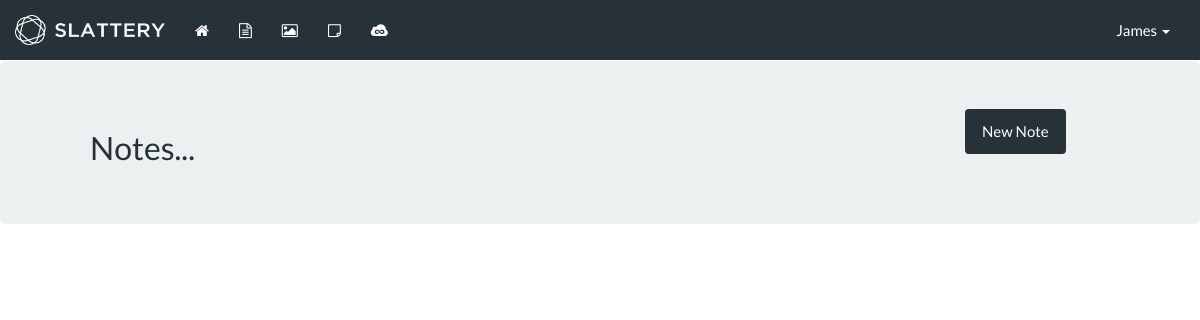
The app's page /notes/ (signed in), older data.
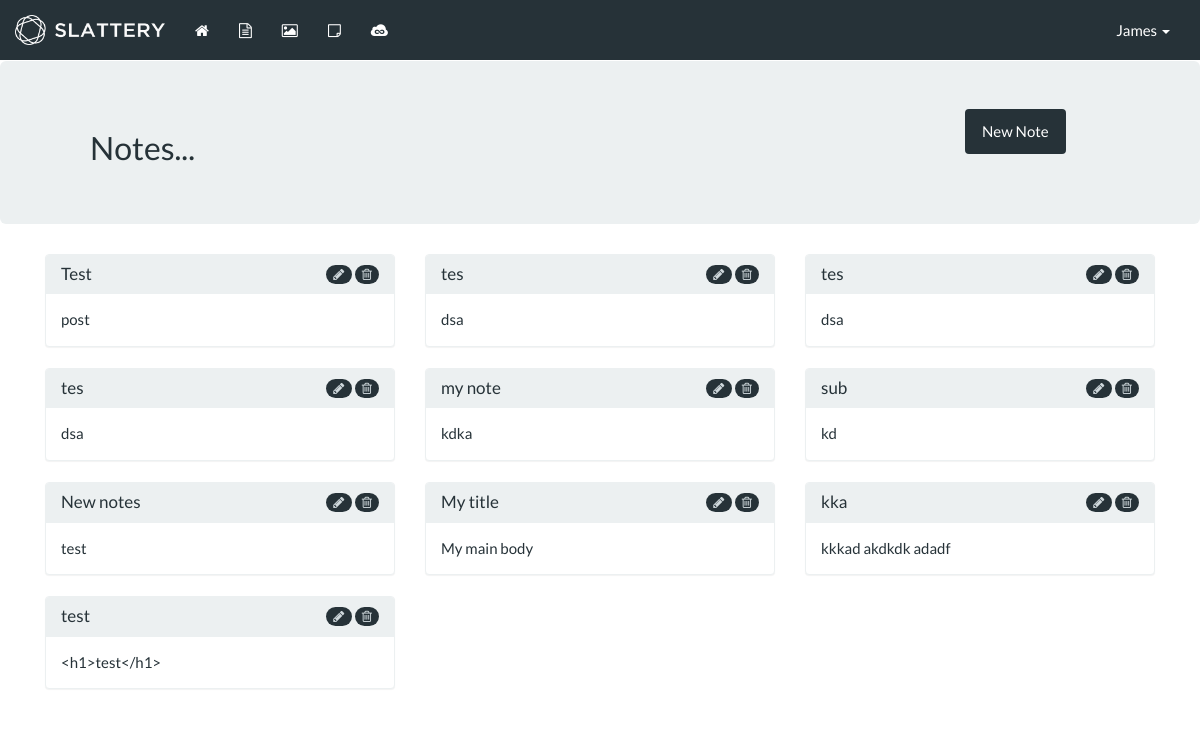
The same page, newer data.
### slatteryHub/models.py (models this page shows)
class note(models.Model):
    owner = models.CharField(max_length=100)
    title = models.CharField(max_length=100)
    postDate = models.DateField(default=date.today)
    content = models.TextField(max_length=1000)
    pinned = models.BooleanField(default=False)

### slatteryHub/views.py (the view, shortened to what this page needs)
# urls.py: url(r'^notes/$', views.notes, name='notes'),
def notes(request):
    from .models import note
    template = loader.get_template('note.html')
    me = request.user
    my_notes = note.objects.filter(owner=me)
    form = newNote(request.POST)
    context = {
        'my_notes': my_notes,
        'form': form
    }
    return HttpResponse(template.render(context, request))

### templates/note.html (shortened to what this page needs)
{% extends 'base.html' %}
{% load staticfiles %}
{% block content %}
    <div class="row">
        <div class="container-fluid" style="margin-top: -20px;">
            <div class="jumbotron">
                <div class="container">
                    <div class="col-md-10"><h2>Notes...</h2></div>
                    <div class="col-md-2"><button class="btn btn-primary" data-toggle="modal" data-target="#newnote" >New Note</button></div>
                </div>
            </div>
        </div>
    </div>
    <div class="row">
        <div class="container">
            {% for note in my_notes %}
             <div class="col-md-4">
                <div class="panel panel-default">
                  <div class="panel-heading">
                    <h3 class="panel-title">{{ note.title }}<span class="badge pull-right" ><a href="/notes/d/{{ note.pk }}" title="Delete" data-toggle="tooltip" data-placement="right" ><i class="fa fa-trash-o" aria-hidden="true"></i></a></span><span class="pull-right">&nbsp;</span><span class="badge pull-right" ><a href="/notes/u/{{ note.pk }}" title="Edit" data-toggle="tooltip" data-placement="right" ><i class="fa fa-pencil" aria-hidden="true"></i></a></span><span class="pull-right">&nbsp;</span></h3>
                  </div>
                  <div class="panel-body">
                    {{ note.content }}
                  </div>
                </div>
            </div>
            {% endfor %}
            </div>
        </div>
{% endblock %}

### templates/base.html (shortened to what this page needs)
{% load staticfiles %} {% load static %}
<!DOCTYPE html>
<html lang="en">
<head>
<link rel="stylesheet" href="{% static 'css/bootstrap.css' %}/?v=00007">
<link rel="stylesheet" href="{% static 'css/custom.css' %}/?v=00006">
<link rel="stylesheet" href="{% static 'css/font-awesome-4.7.0/css/font-awesome.min.css' %}">
</head>
<body>
<nav class="navbar navbar-default">
  <div class="container-fluid">
    <div class="navbar-header">
      <a class="navbar-brand" style="margin-top: -5px;" href="{% url 'home' %}"><img src="{% static 'img/logo.png' %}" alt="Logo" width="150px" /> </a>
    </div>
    <div class="collapse navbar-collapse" id="bs-example-navbar-collapse-1">
    {% if request.user.is_authenticated %}
      <ul class="nav navbar-nav">
        <li><a data-toggle="tooltip" title="Home" data-placement="bottom" href="{% url 'home' %}"><i class="fa fa-home" aria-hidden="true"></i></a></li>
        <li><a data-toggle="tooltip" title="Files" data-placement="bottom" href="{% url 'file' %}"><i class="fa fa-file-text-o" aria-hidden="true"></i></a></li>
        <li><a data-toggle="tooltip" title="Images" data-placement="bottom" href="{% url 'images' %}"><i class="fa fa-picture-o" aria-hidden="true"></i></a></li>
          <li><a data-toggle="tooltip" title="Notes" data-placement="bottom" href="{% url 'notes' %}"><i class="fa fa-sticky-note-o" aria-hidden="true"></i></a></li>
           <li><a data-toggle="tooltip" title="Skyward Images" data-placement="bottom" href="{% url 'skyward' %}"><i class="fa fa-jsfiddle" aria-hidden="true"></i></a></li>
      </ul>
    {% endif %}
      <ul class="nav navbar-nav navbar-right">
          {% if request.user.is_authenticated %}
        <li class="dropdown">
          <a href="#" class="dropdown-toggle" data-toggle="dropdown" role="button" aria-haspopup="true" aria-expanded="false">{{ user.username }}&nbsp;<span class="caret"></span></a>
        </li>
          {% endif %}
      </ul>
    </div>
  </div>
</nav>
{% block content %}
{% endblock %}
</body>
</html>

Row changes from the older to the newer data that the page shows:
added note: title "Test", content "post"
added note: title "tes", content "dsa"
added note: title "tes", content "dsa"
added note: title "tes", content "dsa"
added note: title "my note", content "kdka"
added note: title "sub", content "kd"
added note: title "New notes", content "test"
added note: title "My title", content "My main body"
added note: title "kka", content "kkkad akdkdk adadf"
added note: title "test", content "<h1>test</h1>"
